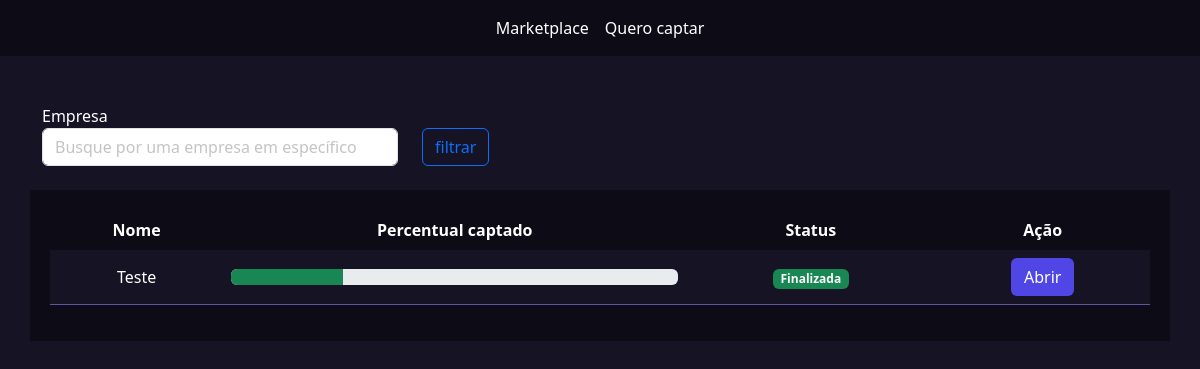
Page /empresarios/listar_empresas/ (signed in) on the earlier database version.
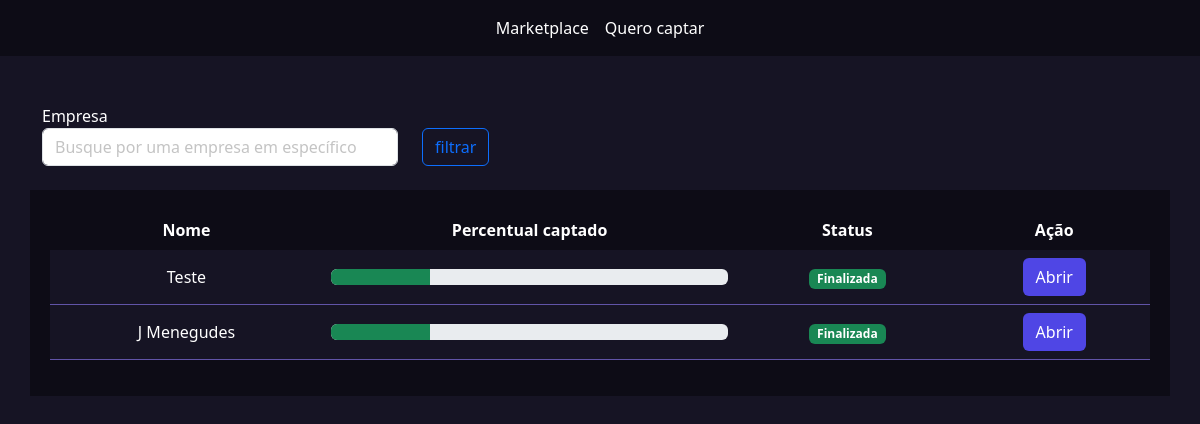
Same page on the later database version.
### empresarios/models.py (models this page shows, shortened)
class Empresa(models.Model):
    tempo_existencia_choices = (
        ('-6', 'Menos de 6 meses'),
        ('+6', 'Mais de 6 meses'),
        ('+1', 'Mais de 1 ano'),
        ('+5', 'Mais de 5 anos')
    )
    estagio_choices = (
        ('I', 'Tenho apenas uma idea'),
        ('MVP', 'Possuo um MVP'),
        ('MVPP', 'Possuo um MVP com clientes pagantes'),
        ('E', 'Empresa pronta para escalar'),
    )
    area_choices = (
        ('ED', 'Ed-tech'),
        ('FT', 'Fintech'),
        ('AT', 'Agrotech'),
    )
    user = models.ForeignKey(User, on_delete=models.DO_NOTHING)
    nome = models.CharField(max_length=50)
    cnpj = models.CharField(max_length=30)
    site = models.URLField()
    tempo_existencia = models.CharField(
        max_length=2, choices=tempo_existencia_choices, default='-6')
    descricao = models.TextField()
    data_final_captacao = models.DateField()
    percentual_equity = models.IntegerField()  # Percentual esperado
    estagio = models.CharField(
        max_length=4, choices=estagio_choices, default='I')
    area = models.CharField(max_length=3, choices=area_choices)
    publico_alvo = models.CharField(max_length=3)
    valor = models.DecimalField(max_digits=9, decimal_places=2)
    pitch = models.FileField(upload_to='pitchs')
    logo = models.FileField(upload_to='logo')
    @property
    def status(self):
        if date.today() > self.data_final_captacao:
            return mark_safe('<span class="badge bg-success">Finalizada</span>')
        else:
            return mark_safe('<span class="badge bg-primary">Em andamento</span>')

### empresarios/views.py (the view)
# urls.py: path('listar_empresas/', views.listar_empresas, name='listar_empresas'),
def listar_empresas(request):
    if not request.user.is_authenticated:
        return redirect('/usuarios/logar')
    if request.method == 'GET':
        empresas = Empresa.objects.filter(user=request.user)
        return render(request, 'listar_empresas.html', {'empresas': empresas})
    elif request.method == 'POST':
        pass

### empresarios/templates/listar_empresas.html (shortened to what this page needs)
{% extends "base.html" %}
{% load static %}
{% block 'head' %}
<link rel="stylesheet" href="{% static 'empresarios/css/listar_empresas.css' %}">
<link rel="stylesheet" href="{% static 'usuarios/css/usuarios.css' %}">
{% endblock 'head' %}
{% block 'body' %}
    {% include "partials/barra_navegacao.html" %}
    <br><br>
    <div class="container">
        <div class="row">
            <div class="col-md-4">
                <form action="{% url 'listar_empresas' %}" method="GET">
                <label>Empresa</label>
                <input type="text" name="empresa" class="form-control" placeholder="Busque por uma empresa em específico">
            </div>
            <div class="col-md">
                <br>
                <input type="submit" value="filtrar" class="btn btn-outline-primary">
            </div>
        </div>
    </div>
    <br>
    <div class="container dark-color container_empresas">
        <table class="table">
            <thead >
              <tr class="cabecalho" style="background-color: transparent !important;">
                <th class="cabecalho" scope="col">Nome</th>
                <th class="cabecalho" scope="col">Percentual captado</th>
                <th class="cabecalho" scope="col">Status</th>
                <th class="cabecalho" scope="col">Ação</th>
              </tr>
            </thead>
            <tbody>
                {% for empresa in empresas %}
                <tr class="linha">
                    <td class="linha">{{ empresa.nome }}</td>
                    <td class="linha">
                        <div class="progress">
                            <div class="progress-bar bg-success" role="progressbar" style="width: 25%" aria-valuenow="{{ empresa.percentual_equity }}" aria-valuemin="0" aria-valuemax="100"></div>
                        </div>
                    </td>
                    <td class="linha">{{ empresa.status }}</td>
                    <td class="linha"><a href="{% url 'empresa' id=empresa.id %}" class="btn btn-indigo-normal">Abrir</a></td>
                </tr>
                {% endfor %}
            </tbody>
          </table>
    </div>
{% endblock 'body' %}

Differences in the rows shown:
added Empresa: nome "J Menegudes", percentual_equity 26 (drawn), status "Finalizada"
